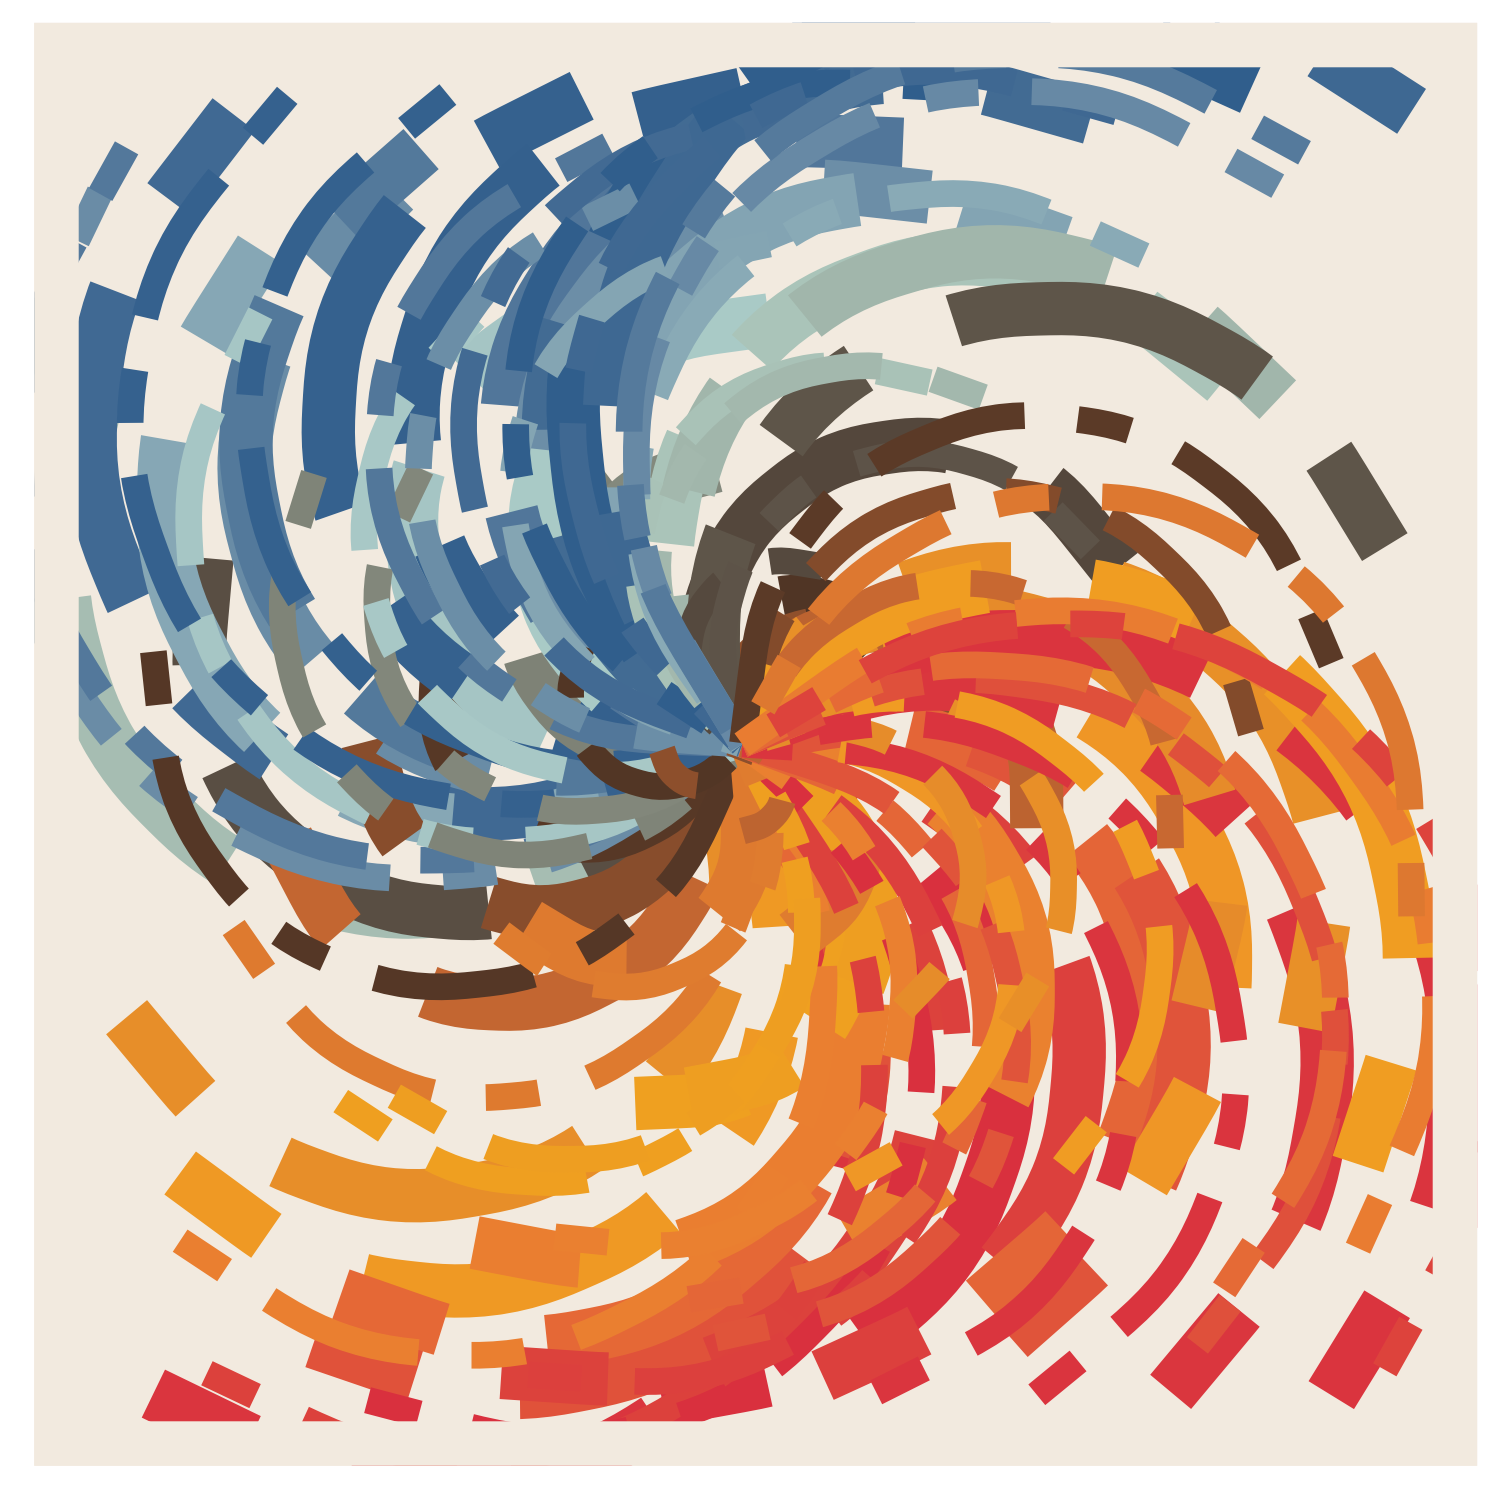

R code for this plot:
library(ggplot2)

# Create datapoints
sinusoidalPoints <- function(x1, x2, funct) {
  x = x1:x2
  y = funct(x1:x2)
  
  sinusoidal = data.frame(x, y)
  
  return(sinusoidal)
}

wave1 = sinusoidalPoints(1, 50, cos)
wave2 = sinusoidalPoints(1, 50, sin)

# Plot
color_palette = c('#D9303E', '#F2A71B', '#D96F32', '#402E23', '#B8D9CE', '#305E8C')

theme_art <- theme(
  legend.position = 'none',
  aspect.ratio = 1,
  panel.background = element_rect(fill = '#F2EADF'),
  panel.grid = element_blank(),
  axis.line = element_blank(),
  axis.ticks = element_blank(),
  axis.text = element_blank(),
  axis.title = element_blank(),
  panel.border = element_rect(colour = '#F2EADF', fill=NA, size=10)
)

ggplot(wave1, aes(x, y, color = y)) +
  geom_curve(
    xend = 24,
    yend = 0,
    linetype = 6,
    size = 6,
    curvature = 1
  ) +
  geom_curve(
    data = wave2,
    aes(x, y, color = y),
    xend = 25,
    yend = 0,
    linetype = 6,
    size = 3,
    curvature = 1
  ) +
  scale_color_gradientn(colors = color_palette)+
  theme_art

ggsave('./Day04/fidenza.png', height = 5, width = 5)
